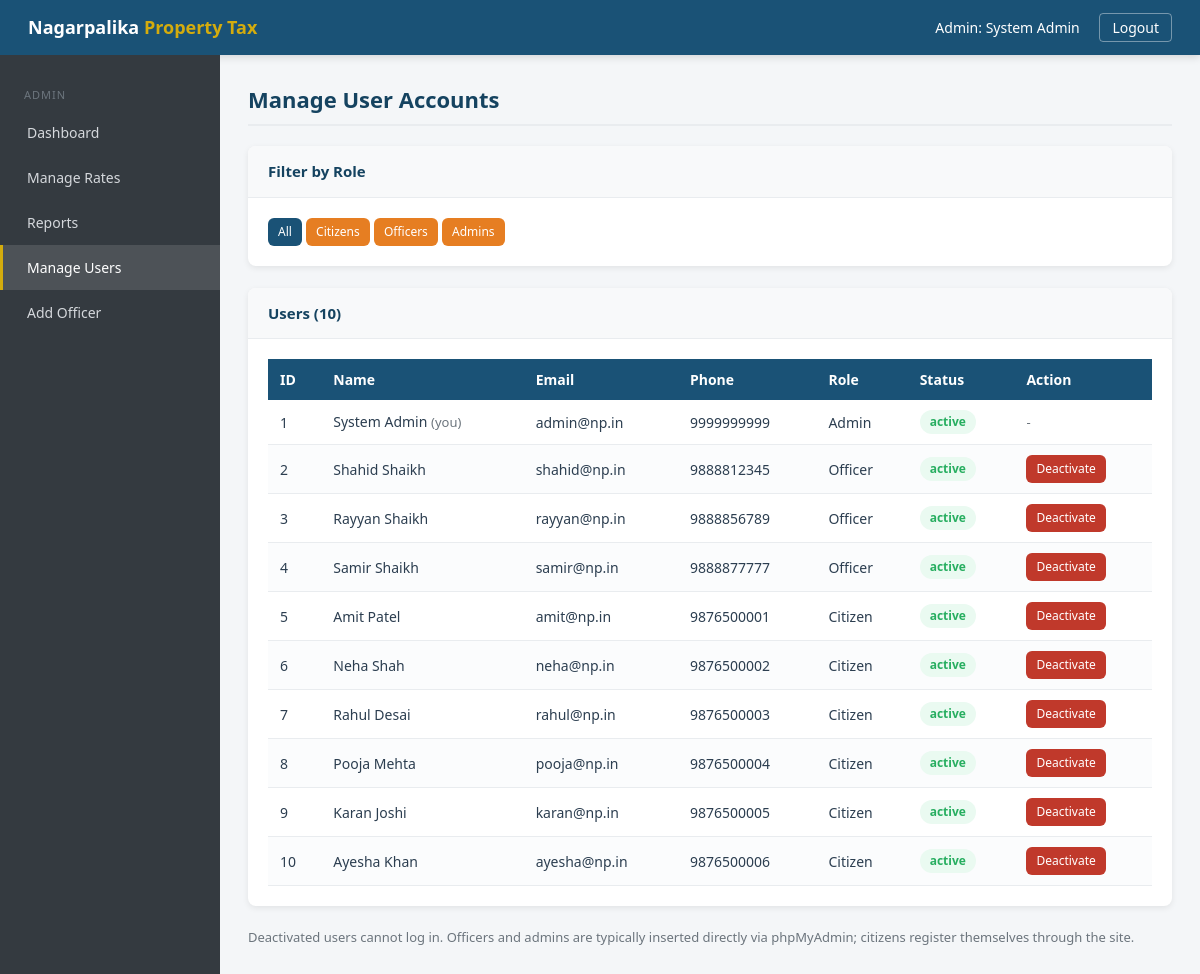
Screenshot of /admin/manage_users.php (signed in) with the database file from the repository.
### tables this page shows
CREATE TABLE usermaster (
  uid INT AUTO_INCREMENT PRIMARY KEY,
  uname VARCHAR(100) NOT NULL,
  email VARCHAR(50) NOT NULL UNIQUE,
  upwd VARCHAR(255) NOT NULL,
  urole VARCHAR(10) NOT NULL,        
  phone VARCHAR(10) NOT NULL,
  status VARCHAR(10) DEFAULT 'active'
);

### admin/manage_users.php (the view, shortened to what this page needs)
<?php
include '../db.php';
$roleFilter = isset($_GET['role']) ? mysqli_real_escape_string($con, $_GET['role']) : "";
$where = "";
$users = mysqli_query($con, "SELECT * FROM usermaster $where ORDER BY uid ASC");
?>
<!DOCTYPE html>
<html>
<head>
    <link rel="stylesheet" href="../css/style.css">
</head>
<body>
<div class="topbar">
    <div class="brand">Nagarpalika <span>Property Tax</span></div>
    <div class="user-info">
        Admin: <?php echo $_SESSION['uname']; ?>
        <a href="../logout.php">Logout</a>
    </div>
</div>
<div class="layout">
    <div class="sidebar">
        <div class="side-label">Admin</div>
        <a href="dashboard.php">Dashboard</a>
        <a href="manage_rates.php">Manage Rates</a>
        <a href="reports.php">Reports</a>
        <a href="manage_users.php" class="active">Manage Users</a>
        <a href="add_officer.php">Add Officer</a>
    </div>
    <div class="main">
        <h1 class="page-title">Manage User Accounts</h1>
        <div class="panel">
            <div class="panel-header">Filter by Role</div>
            <div class="panel-body">
                <a href="manage_users.php" class="btn btn-sm <?php echo $roleFilter==''?'btn-primary':'btn-warning'; ?>">All</a>
                <a href="manage_users.php?role=citizen" class="btn btn-sm <?php echo $roleFilter=='citizen'?'btn-primary':'btn-warning'; ?>">Citizens</a>
                <a href="manage_users.php?role=officer" class="btn btn-sm <?php echo $roleFilter=='officer'?'btn-primary':'btn-warning'; ?>">Officers</a>
                <a href="manage_users.php?role=admin" class="btn btn-sm <?php echo $roleFilter=='admin'?'btn-primary':'btn-warning'; ?>">Admins</a>
            </div>
        </div>
        <div class="panel">
            <div class="panel-header">Users (<?php echo mysqli_num_rows($users); ?>)</div>
            <div class="panel-body">
                <table>
                    <thead><tr>
                        <th>ID</th><th>Name</th><th>Email</th><th>Phone</th>
                        <th>Role</th><th>Status</th><th>Action</th>
                    </tr></thead>
                    <tbody>
                    <?php while ($u = mysqli_fetch_array($users)) {
                        $badge = "badge-" . $u['status'];
                        $isSelf = ($u['uid'] == $_SESSION['uid']);
                        echo "<tr>
                            <td>{$u['uid']}</td>
                            <td>{$u['uname']}" . ($isSelf ? " <span class='muted'>(you)</span>" : "") . "</td>
                            <td>{$u['email']}</td>
                            <td>{$u['phone']}</td>
                            <td>" . ucfirst($u['urole']) . "</td>
                            <td><span class='badge $badge'>{$u['status']}</span></td>
                            <td>";
                        if ($isSelf) {
                            echo "<span class='muted'>-</span>";
                        } elseif ($u['status'] == 'active') {
                            echo "<a href='manage_users.php?action=deactivate&uid={$u['uid']}' class='btn btn-danger btn-sm' onclick=\"return confirm('Deactivate this user?')\">Deactivate</a>";
                        } else {
                            echo "<a href='manage_users.php?action=activate&uid={$u['uid']}' class='btn btn-success btn-sm' onclick=\"return confirm('Activate this user?')\">Activate</a>";
                        }
                        echo "</td></tr>";
                    } ?>
                    </tbody>
                </table>
            </div>
        </div>
        <p class="muted">Deactivated users cannot log in. Officers and admins are typically inserted directly via phpMyAdmin; citizens register themselves through the site.</p>
    </div>
</div>
</body>
</html>

### css/style.css (style rules this page uses)
* { margin: 0; padding: 0; box-sizing: border-box; }
body { font-family: 'Segoe UI', Tahoma, sans-serif; background: #f4f6f8; color: #2c3e50; line-height: 1.5; }
:root { --primary: #1a5276; --primary-dark: #154360; --accent: #d4ac0d; --success: #27ae60; --warning: #e67e22; --error: #c0392b; --neutral-50: #f8f9fa; --neutral-100: #e9ecef; --neutral-300: #ced4da; --neutral-600: #6c757d; --neutral-800: #343a40; }
.btn { display: inline-block; padding: 9px 18px; border: none; border-radius: 6px; font-size: 14px; cursor: pointer; text-decoration: none; transition: all 0.2s; color: #fff; }
.btn-primary { background: var(--primary); }
.btn-warning { background: var(--warning); }
.btn-danger { background: var(--error); }
.btn-sm { padding: 5px 10px; font-size: 12px; }
.topbar { background: var(--primary); color: #fff; padding: 14px 28px; display: flex; justify-content: space-between; align-items: center; box-shadow: 0 2px 8px rgba(0,0,0,0.15); }
.topbar .brand { font-size: 18px; font-weight: 600; }
.topbar .brand span { color: var(--accent); }
.topbar .user-info { font-size: 14px; }
.topbar .user-info a { color: #fff; text-decoration: none; margin-left: 16px; border: 1px solid rgba(255,255,255,0.4); padding: 4px 12px; border-radius: 4px; }
.layout { display: flex; min-height: calc(100vh - 54px); }
.sidebar { width: 220px; background: var(--neutral-800); padding: 18px 0; flex-shrink: 0; }
.sidebar a { display: block; color: #d5d8dc; text-decoration: none; padding: 12px 24px; font-size: 14px; border-left: 3px solid transparent; transition: all 0.2s; }
.sidebar a.active { background: rgba(255,255,255,0.12); color: #fff; border-left-color: var(--accent); }
.sidebar .side-label { color: var(--neutral-600); font-size: 11px; text-transform: uppercase; letter-spacing: 1px; padding: 14px 24px 6px; }
.main { flex: 1; padding: 28px; overflow-x: auto; }
.page-title { font-size: 22px; color: var(--primary-dark); margin-bottom: 20px; border-bottom: 2px solid var(--neutral-100); padding-bottom: 8px; }
.panel { background: #fff; border-radius: 8px; box-shadow: 0 2px 6px rgba(0,0,0,0.08); margin-bottom: 22px; overflow: hidden; }
.panel-header { padding: 14px 20px; background: var(--neutral-50); border-bottom: 1px solid var(--neutral-100); font-weight: 600; font-size: 15px; color: var(--primary-dark); }
.panel-body { padding: 20px; }
table { width: 100%; border-collapse: collapse; font-size: 14px; }
thead th { background: var(--primary); color: #fff; padding: 10px 12px; text-align: left; font-weight: 600; }
tbody td { padding: 10px 12px; border-bottom: 1px solid var(--neutral-100); }
tbody tr:nth-child(even) { background: #fbfcfd; }
.badge { display: inline-block; padding: 3px 10px; border-radius: 12px; font-size: 12px; font-weight: 600; }
.badge-active { background: #eafaf1; color: var(--success); }
.muted { color: var(--neutral-600); font-size: 13px; }

### rows the page displays
usermaster: uid "1", uname "System Admin", shows "(you)", email "admin@np.in", phone "9999999999", urole "Admin", status "active"
usermaster: uid "2", uname "Shahid Shaikh", email "shahid@np.in", phone "9888812345", urole "Officer", status "active"
usermaster: uid "3", uname "Rayyan Shaikh", email "rayyan@np.in", phone "9888856789", urole "Officer", status "active"
usermaster: uid "4", uname "Samir Shaikh", email "samir@np.in", phone "9888877777", urole "Officer", status "active"
usermaster: uid "5", uname "Amit Patel", email "amit@np.in", phone "9876500001", urole "Citizen", status "active"
usermaster: uid "6", uname "Neha Shah", email "neha@np.in", phone "9876500002", urole "Citizen", status "active"
usermaster: uid "7", uname "Rahul Desai", email "rahul@np.in", phone "9876500003", urole "Citizen", status "active"
usermaster: uid "8", uname "Pooja Mehta", email "pooja@np.in", phone "9876500004", urole "Citizen", status "active"
usermaster: uid "9", uname "Karan Joshi", email "karan@np.in", phone "9876500005", urole "Citizen", status "active"
usermaster: uid "10", uname "Ayesha Khan", email "ayesha@np.in", phone "9876500006", urole "Citizen", status "active"

### other values shown
$_SESSION['uname'] "System Admin"
mysqli_num_rows($users) "10"
